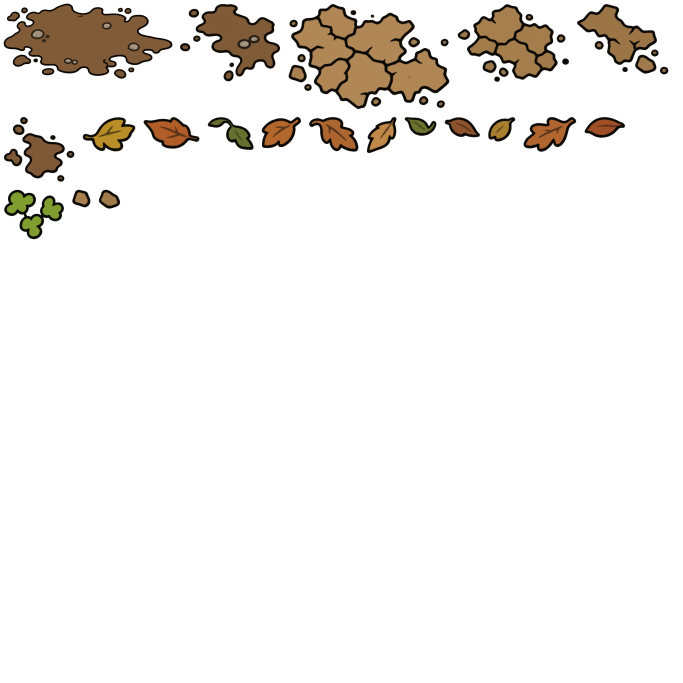
#> input picture assets/derived_art/scene_pack_20261014/flat_atlas.png, 2048 x 2048 px (shown at 1/3 size)
$ python -i prepare_scene_art.py   (imports and definitions only)
#> lines starting #> are read from the running program, lines starting #| are printed output that depends on the picture; after the words box and inside, x2 and y2 are one past the last pixel; in counts of white or black regions, pixels touching at a corner belong together
#> further down, picture is the input picture: PIL image 2048x2048 RGBA; mean R, G, B, A 9.8, 7.2, 4.1, 22.1
#!/usr/bin/env python3
"""Prepare the supplied scene-art packs without modifying archive/source bytes.

Requires Pillow, numpy and scipy. All image edits are recorded in manifest.json;
running again verifies immutable sources and deterministically rebuilds derivatives.
"""
from __future__ import annotations

import argparse
import hashlib
import io
import json
from pathlib import Path
from zipfile import ZipFile

import numpy as np
from PIL import Image, ImageDraw, ImageFilter
from scipy import ndimage
from scipy.spatial import ConvexHull

PACK_ID = "scene_pack_20261014"
TERRAIN_NAMES = {
    "草地": "grass", "草坪": "meadow", "土面": "earth",
    "悬崖边": "cliff", "斜坡": "slope", "侧": "block_reference",
    "拐角": "corner_reference", "拐角2": "corner_color_reference",
    "小场景": "detail_sheet",
}
PACKS = {
    "素材_PNG.zip": "terrain",
    "素材.zip": "objects",
    "独立PNG素材_带碎渣版_45件.zip": "details",
}


def black_to_alpha(image: Image.Image, threshold: int = 8,
                   protect: Image.Image | None = None) -> Image.Image:
    """Remove only border-connected black. An explicit mask wins over inference.

    Exact black composited against exact black art is mathematically ambiguous.
    Existing brown/black outlines above the threshold and enclosed lines survive.
    We deliberately do not globally unpremultiply RGB or invent lost edge colours.
    """
#> called with threshold = 8
    rgba = np.array(image.convert("RGBA"))
    candidate = rgba[:, :, :3].max(axis=2) <= threshold
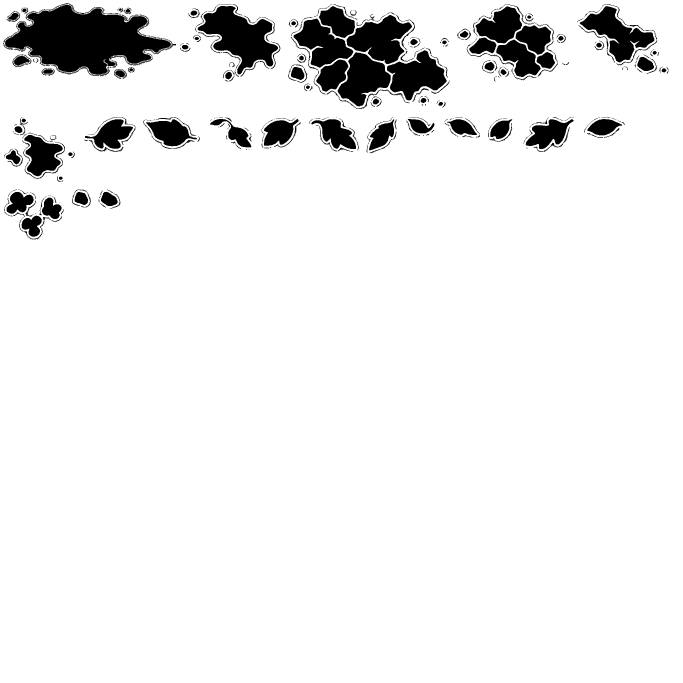
#> candidate: shape (2048, 2048) bool (shown at 1/3 size); 92.8% white; 700 black regions (437 under 20 px), largest, box (x1, y1, x2, y2) and area: (10, 10, 519, 228) 62806, (593, 18, 834, 223) 23989, (1040, 45, 1236, 192) 16362
    if protect is not None:
        candidate &= np.asarray(protect.convert("L").resize(image.size)) < 128
    seeds = np.zeros(candidate.shape, dtype=bool)
    seeds[0, :] = candidate[0, :]
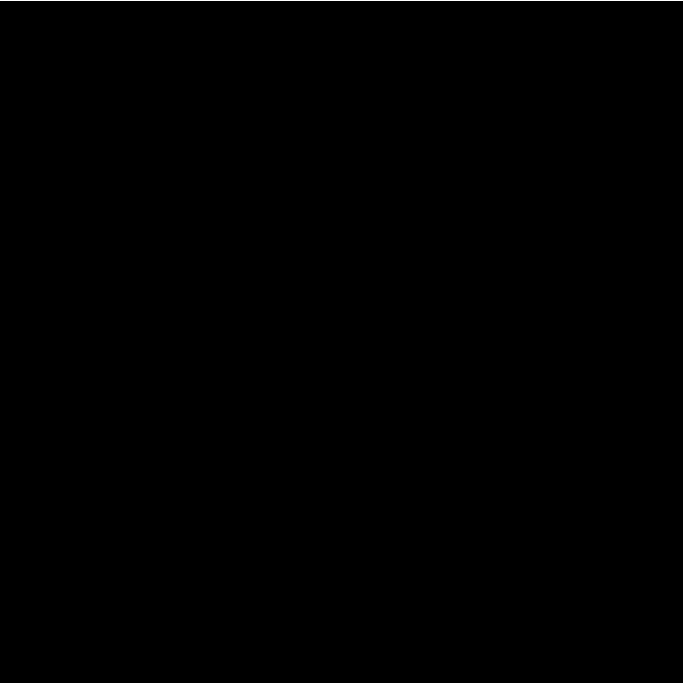
#> seeds: shape (2048, 2048) bool (shown at 1/3 size); 0.05% white in thin lines or dots, all inside (x1, y1, x2, y2) = (0, 0, 2048, 1)
    seeds[-1, :] = candidate[-1, :]
    seeds[:, 0] = candidate[:, 0]
    seeds[:, -1] = candidate[:, -1]
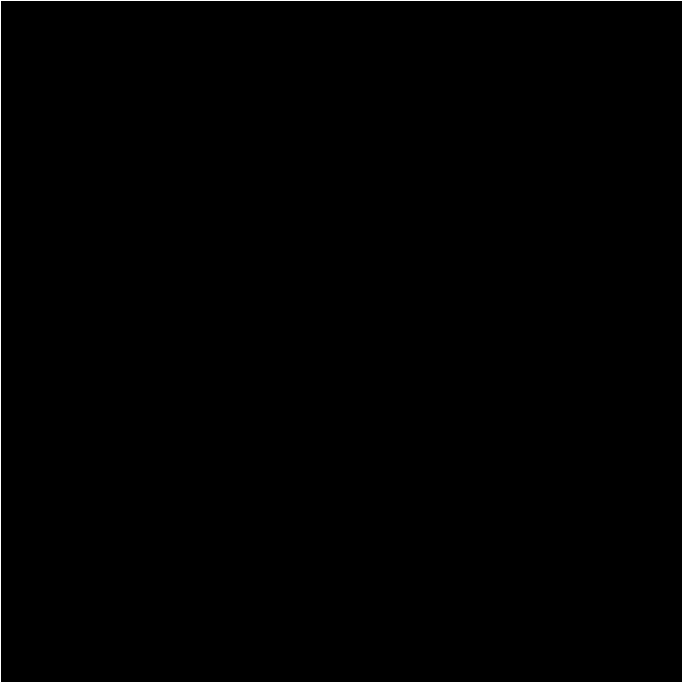
#> seeds: shape (2048, 2048) bool (shown at 1/3 size); 0.2% white in thin lines or dots
    background = ndimage.binary_propagation(seeds, mask=candidate)
#> background: shape (2048, 2048) bool; 92.7% white; 681 black regions (418 under 20 px), largest, box (x1, y1, x2, y2) and area: (10, 10, 519, 228) 64580, (593, 18, 834, 223) 23989, (1040, 45, 1236, 192) 16363
    rgba[background, 3] = 0
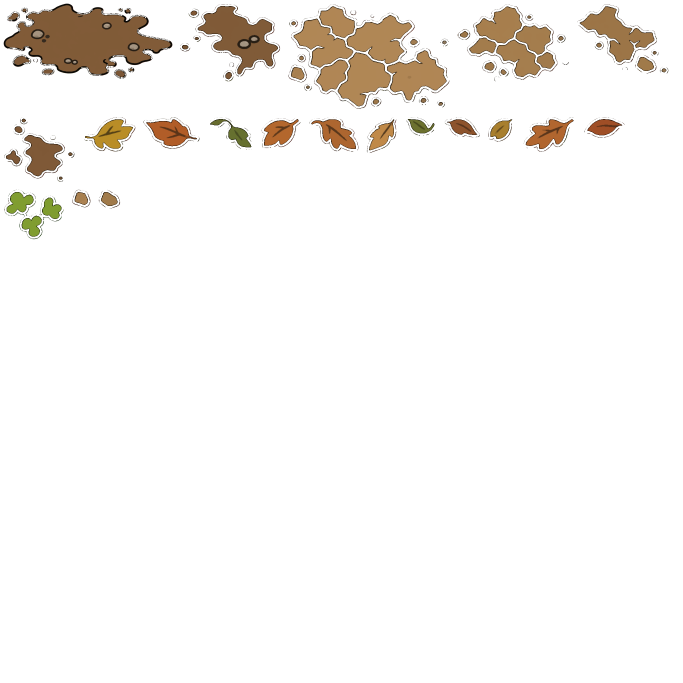
#> rgba: shape (2048, 2048, 4) (shown at 1/3 size); mean R, G, B, A 9.8, 7.2, 4.1, 17.6; transparent parts drawn white
    # RGB in zero-alpha pixels is irrelevant at full resolution, but extending
    # neighbouring colours prevents black contamination when mipmaps are built.
    if background.any() and not background.all():
        nearest = ndimage.distance_transform_edt(background, return_distances=False,
                                                 return_indices=True)
        rgb = rgba[:, :, :3].copy()
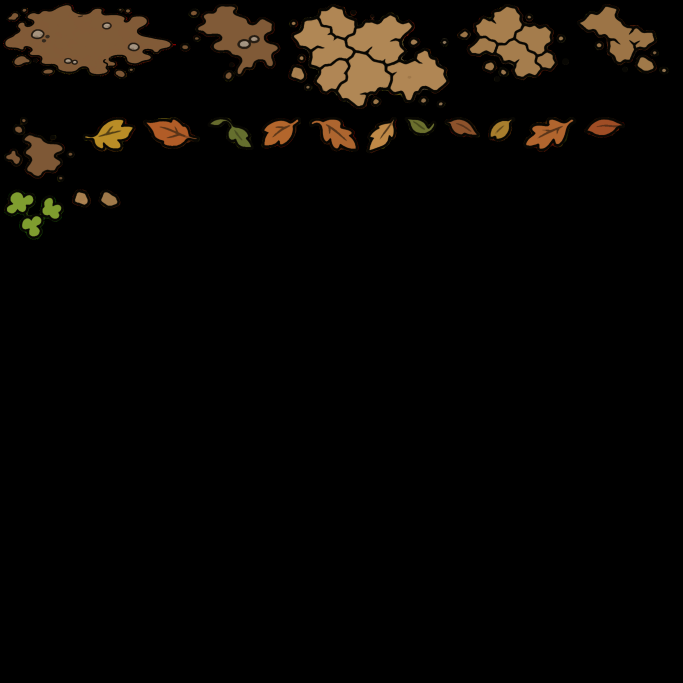
#> rgb: shape (2048, 2048, 3) (shown at 1/3 size); mean R, G, B 9.8, 7.2, 4.1
        rgba[background, :3] = rgb[nearest[0][background], nearest[1][background]]
    return Image.fromarray(rgba)


# [289 lines left out: functions trim, face_quad, rectify, atlas, decoded_name, prepare and 4 more, not called in this run]


CLIFF_PX_PER_M = 256  # Excel 环境模块密度；整条约 7.6m × 2.05m，与 2m 侧壁吻合。


# [75 lines left out: functions prepare_modules, contact_sheets, not called in this run]


# [7 lines not run here, left out]

>>> from PIL import Image
>>> picture = Image.open('../assets/derived_art/scene_pack_20261014/flat_atlas.png')
>>> result = black_to_alpha(picture)
